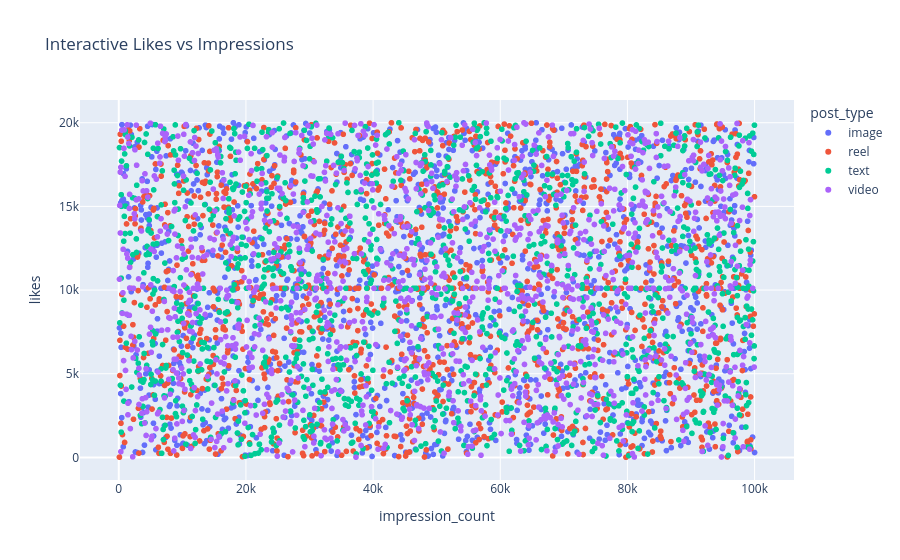

Notebook cell for this chart:
### Markdown cell above
**Plotly (Interactive)**

### Code cell
# Interactive line chart/bar chart/bubble/scatter char

fig = px.scatter(
    df,
    x='impression_count',
    y='likes',
    color='post_type',
    hover_data=['post_category', 'engagement_rate'],
    title='Interactive Likes vs Impressions'
)

fig.show()

### Figure 1 — Plotly figure (JSON) as saved in the notebook; plotly's stock layout.template omitted (floating-point values rounded to 4 significant figures; data arrays with more than 128 entries replaced by an {"elided": "..."} marker saying what was removed)
{"data": [{"customdata": {"elided": "1247x2 mixed values"}, "hovertemplate": "post_type=image<br>impression_count=%{x}<br>likes=%{y}<br>post_category=%{customdata[0]}<br>engagement_rate=%{customdata[1]}<extra></extra>", "legendgroup": "image", "marker": {"color": "#636efa", "symbol": "circle"}, "mode": "markers", "name": "image", "showlegend": true, "type": "scattergl", "x": {"elided": "1247 int values"}, "xaxis": "x", "y": {"elided": "1247 float values"}, "yaxis": "y"}, {"customdata": {"elided": "1283x2 mixed values"}, "hovertemplate": "post_type=reel<br>impression_count=%{x}<br>likes=%{y}<br>post_category=%{customdata[0]}<br>engagement_rate=%{customdata[1]}<extra></extra>", "legendgroup": "reel", "marker": {"color": "#EF553B", "symbol": "circle"}, "mode": "markers", "name": "reel", "showlegend": true, "type": "scattergl", "x": {"elided": "1283 int values"}, "xaxis": "x", "y": {"elided": "1283 float values"}, "yaxis": "y"}, {"customdata": {"elided": "1245x2 mixed values"}, "hovertemplate": "post_type=text<br>impression_count=%{x}<br>likes=%{y}<br>post_category=%{customdata[0]}<br>engagement_rate=%{customdata[1]}<extra></extra>", "legendgroup": "text", "marker": {"color": "#00cc96", "symbol": "circle"}, "mode": "markers", "name": "text", "showlegend": true, "type": "scattergl", "x": {"elided": "1245 int values"}, "xaxis": "x", "y": {"elided": "1245 float values"}, "yaxis": "y"}, {"customdata": {"elided": "1225x2 mixed values"}, "hovertemplate": "post_type=video<br>impression_count=%{x}<br>likes=%{y}<br>post_category=%{customdata[0]}<br>engagement_rate=%{customdata[1]}<extra></extra>", "legendgroup": "video", "marker": {"color": "#ab63fa", "symbol": "circle"}, "mode": "markers", "name": "video", "showlegend": true, "type": "scattergl", "x": {"elided": "1225 int values"}, "xaxis": "x", "y": {"elided": "1225 float values"}, "yaxis": "y"}], "layout": {"legend": {"title": {"text": "post_type"}, "tracegroupgap": 0}, "title": {"text": "Interactive Likes vs Impressions"}, "xaxis": {"anchor": "y", "domain": [0, 1], "title": {"text": "impression_count"}}, "yaxis": {"anchor": "x", "domain": [0, 1], "title": {"text": "likes"}}}}
